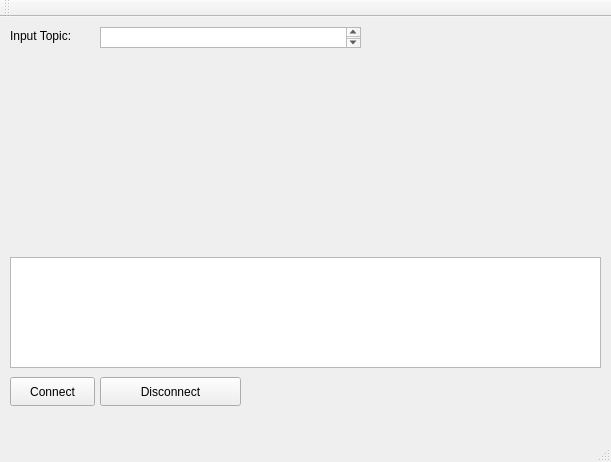
<?xml version="1.0" encoding="UTF-8"?>
<ui version="4.0">
 <class>MainWindow</class>
 <widget class="QMainWindow" name="MainWindow">
  <property name="geometry">
   <rect>
    <x>0</x>
    <y>0</y>
    <width>611</width>
    <height>462</height>
   </rect>
  </property>
  <property name="windowTitle">
   <string>MainWindow</string>
  </property>
  <widget class="QWidget" name="centralWidget">
   <widget class="QCustomPlot" name="customPlot" native="true">
    <property name="geometry">
     <rect>
      <x>10</x>
      <y>40</y>
      <width>591</width>
      <height>191</height>
     </rect>
    </property>
   </widget>
   <widget class="QPlainTextEdit" name="outputText">
    <property name="geometry">
     <rect>
      <x>10</x>
      <y>240</y>
      <width>591</width>
      <height>111</height>
     </rect>
    </property>
    <property name="centerOnScroll">
     <bool>true</bool>
    </property>
   </widget>
   <widget class="QPushButton" name="connectButton">
    <property name="geometry">
     <rect>
      <x>10</x>
      <y>360</y>
      <width>85</width>
      <height>29</height>
     </rect>
    </property>
    <property name="text">
     <string>Connect</string>
    </property>
   </widget>
   <widget class="QPushButton" name="disconnectButton">
    <property name="geometry">
     <rect>
      <x>100</x>
      <y>360</y>
      <width>141</width>
      <height>29</height>
     </rect>
    </property>
    <property name="text">
     <string>Disconnect</string>
    </property>
   </widget>
   <widget class="QLabel" name="label">
    <property name="geometry">
     <rect>
      <x>10</x>
      <y>10</y>
      <width>81</width>
      <height>17</height>
     </rect>
    </property>
    <property name="text">
     <string>Input Topic:</string>
    </property>
   </widget>
   <widget class="QPlainTextEdit" name="inputText">
    <property name="geometry">
     <rect>
      <x>100</x>
      <y>10</y>
      <width>261</width>
      <height>21</height>
     </rect>
    </property>
   </widget>
  </widget>
  <widget class="QMenuBar" name="menuBar">
   <property name="geometry">
    <rect>
     <x>0</x>
     <y>0</y>
     <width>611</width>
     <height>22</height>
    </rect>
   </property>
  </widget>
  <widget class="QToolBar" name="mainToolBar">
   <attribute name="toolBarArea">
    <enum>TopToolBarArea</enum>
   </attribute>
   <attribute name="toolBarBreak">
    <bool>false</bool>
   </attribute>
  </widget>
  <widget class="QStatusBar" name="statusBar"/>
 </widget>
 <layoutdefault spacing="6" margin="11"/>
 <customwidgets>
  <customwidget>
   <class>QCustomPlot</class>
   <extends>QWidget</extends>
   <header>qcustomplot.h</header>
   <container>1</container>
  </customwidget>
 </customwidgets>
 <resources/>
 <connections/>
</ui>
